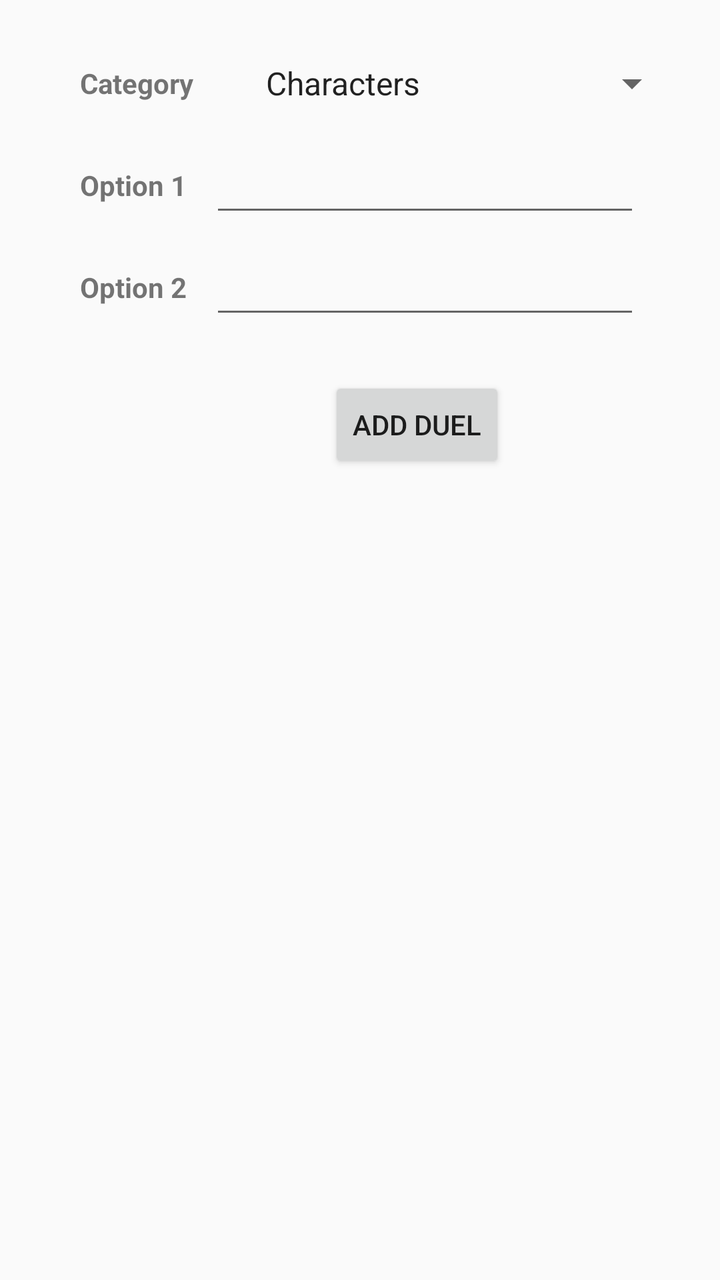
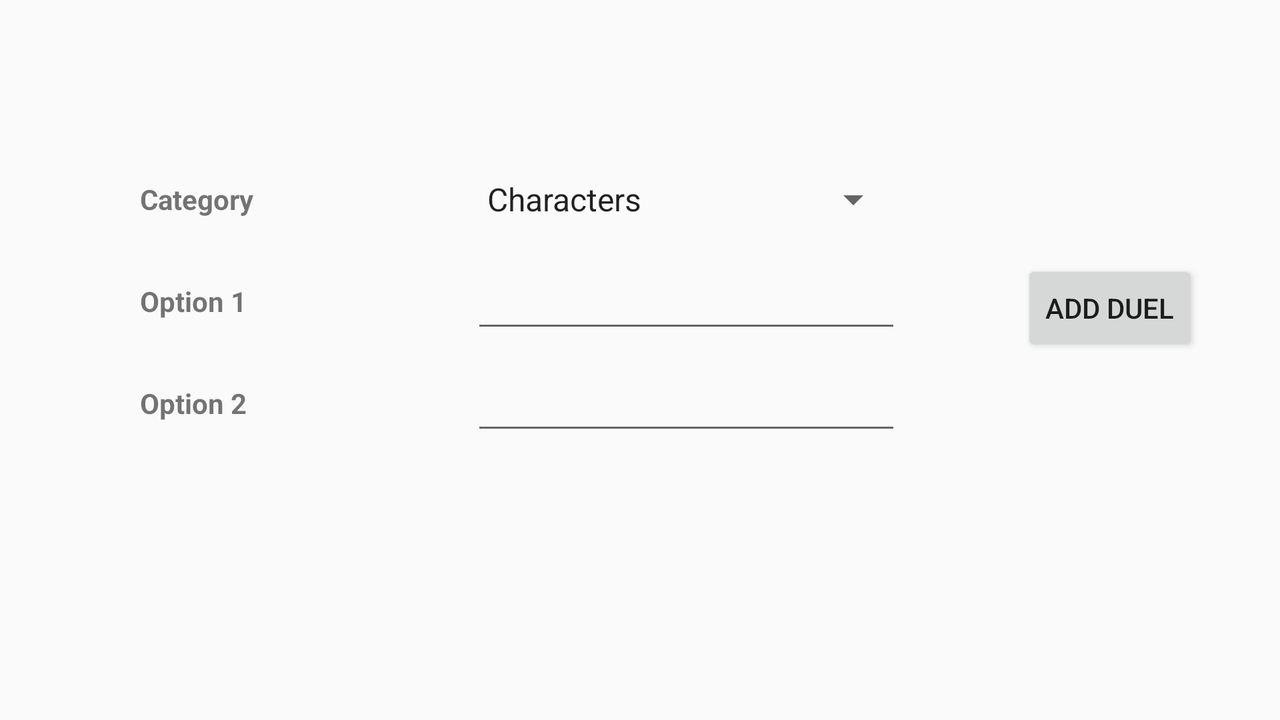

The same Android screen from two of the app's own layout files: first res/layout/ as a phone draws it, then the author's variant for another configuration, drawn on a device whose configuration selects that folder. Both files follow.
<!-- AndroidManifest.xml: application theme AppTheme -->
<!-- res/layout/activity_add_duel.xml -->
<?xml version="1.0" encoding="utf-8"?>
<android.support.constraint.ConstraintLayout xmlns:android="http://schemas.android.com/apk/res/android"
    xmlns:app="http://schemas.android.com/apk/res-auto"
    xmlns:tools="http://schemas.android.com/tools"
    android:layout_width="match_parent"
    android:layout_height="match_parent"
    tools:context=".AddDuelActivity">

    <TextView
        android:id="@+id/textViewAddDuelCategory"
        android:layout_width="wrap_content"
        android:layout_height="wrap_content"
        android:layout_marginStart="40dp"
        android:layout_marginTop="32dp"
        android:text="@string/add_tv_category_title"
        android:textStyle="bold"
        app:layout_constraintStart_toStartOf="parent"
        app:layout_constraintTop_toTopOf="parent" />

    <TextView
        android:id="@+id/textViewAddDuelOption1"
        android:layout_width="wrap_content"
        android:layout_height="wrap_content"
        android:layout_marginStart="40dp"
        android:layout_marginTop="32dp"
        android:text="@string/add_tv_option1_title"
        android:textStyle="bold"
        app:layout_constraintStart_toStartOf="parent"
        app:layout_constraintTop_toBottomOf="@+id/textViewAddDuelCategory" />

    <TextView
        android:id="@+id/textViewAddDuelOption2"
        android:layout_width="wrap_content"
        android:layout_height="wrap_content"
        android:layout_marginStart="40dp"
        android:layout_marginTop="32dp"
        android:text="@string/add_tv_option2_title"
        android:textStyle="bold"
        app:layout_constraintStart_toStartOf="parent"
        app:layout_constraintTop_toBottomOf="@+id/textViewAddDuelOption1" />

    <EditText
        android:id="@+id/editTextAddDuelOption1"
        android:layout_width="215dp"
        android:layout_height="wrap_content"
        android:layout_marginEnd="40dp"
        android:ems="10"
        android:inputType="textPersonName"
        android:maxLength="30"
        app:layout_constraintBottom_toBottomOf="@+id/textViewAddDuelOption1"
        app:layout_constraintEnd_toEndOf="parent"
        app:layout_constraintTop_toTopOf="@+id/textViewAddDuelOption1" />

    <EditText
        android:id="@+id/editTextAddDuelOption2"
        android:layout_width="215dp"
        android:layout_height="wrap_content"
        android:layout_marginEnd="40dp"
        android:ems="10"
        android:inputType="textPersonName"
        android:maxLength="30"
        app:layout_constraintBottom_toBottomOf="@+id/textViewAddDuelOption2"
        app:layout_constraintEnd_toEndOf="parent"
        app:layout_constraintTop_toTopOf="@+id/textViewAddDuelOption2" />

    <Spinner
        android:id="@+id/spinnerAddDuelCategory"
        android:layout_width="215dp"
        android:layout_height="28dp"
        android:layout_marginStart="8dp"
        android:layout_marginEnd="8dp"
        android:entries="@array/categories"
        app:layout_constraintBottom_toBottomOf="@+id/textViewAddDuelCategory"
        app:layout_constraintEnd_toEndOf="parent"
        app:layout_constraintHorizontal_bias="0.63"
        app:layout_constraintStart_toEndOf="@+id/textViewAddDuelCategory"
        app:layout_constraintTop_toTopOf="@+id/textViewAddDuelCategory" />

    <Button
        android:id="@+id/buttonAddDuel"
        android:layout_width="wrap_content"
        android:layout_height="wrap_content"
        android:layout_marginTop="24dp"
        android:layout_marginEnd="8dp"
        android:text="@string/add_button_add_duel"
        app:layout_constraintEnd_toEndOf="@+id/editTextAddDuelOption2"
        app:layout_constraintStart_toStartOf="@+id/editTextAddDuelOption2"
        app:layout_constraintTop_toBottomOf="@+id/editTextAddDuelOption2" />
</android.support.constraint.ConstraintLayout>
<!-- resources referenced by this layout -->
<resources>
  <string-array name="categories">
          <item>Characters</item>
          <item>Places</item>
          <item>Movies</item>
          <item>Songs</item>
          <item>Videogames</item>
          <item>Sports</item>
          <item>TV Shows</item>
          <item>Books</item>
      </string-array>
  <string name="add_button_add_duel">ADD DUEL</string>
  <string name="add_tv_category_title">Category</string>
  <string name="add_tv_option1_title">Option 1</string>
  <string name="add_tv_option2_title">Option 2</string>
  <style name="AppTheme" parent="Theme.AppCompat.Light.DarkActionBar">
          
          <item name="colorPrimary">@color/colorPrimary</item>
          <item name="colorPrimaryDark">@color/colorPrimaryDark</item>
          <item name="colorAccent">@color/colorAccent</item>
  
      </style>
  <color name="colorPrimary">#008577</color>
  <color name="colorPrimaryDark">#00574B</color>
  <color name="colorAccent">#D81B60</color>
</resources>
<!-- res/layout-land/activity_add_duel.xml (the author's variant of the layout above) -->
<!-- drawn on the phone turned sideways -->
<?xml version="1.0" encoding="utf-8"?>
<android.support.constraint.ConstraintLayout xmlns:android="http://schemas.android.com/apk/res/android"
    xmlns:app="http://schemas.android.com/apk/res-auto"
    xmlns:tools="http://schemas.android.com/tools"
    android:layout_width="match_parent"
    android:layout_height="match_parent"
    tools:context=".AddDuelActivity">

    <TextView
        android:id="@+id/textViewAddDuelCategory"
        android:layout_width="80dp"
        android:layout_height="wrap_content"
        android:layout_marginStart="70dp"
        android:layout_marginTop="90dp"
        android:text="@string/add_tv_category_title"
        android:textStyle="bold"
        app:layout_constraintStart_toStartOf="parent"
        app:layout_constraintTop_toTopOf="parent" />

    <TextView
        android:id="@+id/textViewAddDuelOption1"
        android:layout_width="80dp"
        android:layout_height="wrap_content"
        android:layout_marginStart="70dp"
        android:layout_marginTop="32dp"
        android:text="@string/add_tv_option1_title"
        android:textStyle="bold"
        app:layout_constraintStart_toStartOf="parent"
        app:layout_constraintTop_toBottomOf="@+id/textViewAddDuelCategory" />

    <TextView
        android:id="@+id/textViewAddDuelOption2"
        android:layout_width="80dp"
        android:layout_height="wrap_content"
        android:layout_marginStart="70dp"
        android:layout_marginTop="32dp"
        android:text="@string/add_tv_option2_title"
        android:textStyle="bold"
        app:layout_constraintStart_toStartOf="parent"
        app:layout_constraintTop_toBottomOf="@+id/textViewAddDuelOption1" />

    <EditText
        android:id="@+id/editTextAddDuelOption1"
        android:layout_width="215dp"
        android:layout_height="wrap_content"
        android:layout_marginStart="8dp"
        android:layout_marginEnd="8dp"
        android:ems="10"
        android:inputType="textPersonName"
        android:maxLength="30"
        app:layout_constraintBottom_toBottomOf="@+id/textViewAddDuelOption1"
        app:layout_constraintEnd_toEndOf="parent"
        app:layout_constraintHorizontal_bias="0.3"
        app:layout_constraintStart_toEndOf="@+id/textViewAddDuelOption1"
        app:layout_constraintTop_toTopOf="@+id/textViewAddDuelOption1" />

    <EditText
        android:id="@+id/editTextAddDuelOption2"
        android:layout_width="215dp"
        android:layout_height="wrap_content"
        android:layout_marginStart="8dp"
        android:layout_marginEnd="8dp"
        android:ems="10"
        android:inputType="textPersonName"
        android:maxLength="30"
        app:layout_constraintBottom_toBottomOf="@+id/textViewAddDuelOption2"
        app:layout_constraintEnd_toEndOf="parent"
        app:layout_constraintHorizontal_bias="0.3"
        app:layout_constraintStart_toEndOf="@+id/textViewAddDuelOption2"
        app:layout_constraintTop_toTopOf="@+id/textViewAddDuelOption2" />

    <Spinner
        android:id="@+id/spinnerAddDuelCategory"
        android:layout_width="215dp"
        android:layout_height="28dp"
        android:layout_marginStart="8dp"
        android:layout_marginEnd="8dp"
        android:entries="@array/categories"
        app:layout_constraintBottom_toBottomOf="@+id/textViewAddDuelCategory"
        app:layout_constraintEnd_toEndOf="parent"
        app:layout_constraintHorizontal_bias="0.3"
        app:layout_constraintStart_toEndOf="@+id/textViewAddDuelCategory"
        app:layout_constraintTop_toTopOf="@+id/textViewAddDuelCategory" />

    <Button
        android:id="@+id/buttonAddDuel"
        android:layout_width="wrap_content"
        android:layout_height="wrap_content"
        android:layout_marginStart="60dp"
        android:layout_marginTop="8dp"
        android:layout_marginBottom="8dp"
        android:text="@string/add_button_add_duel"
        app:layout_constraintBottom_toBottomOf="@+id/editTextAddDuelOption2"
        app:layout_constraintStart_toEndOf="@+id/editTextAddDuelOption1"
        app:layout_constraintTop_toTopOf="@+id/spinnerAddDuelCategory" />
</android.support.constraint.ConstraintLayout>
